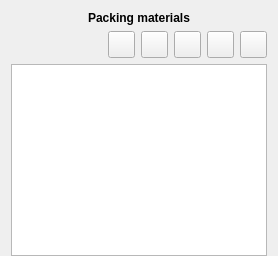
          <widget class="QWidget" name="tab_4">
           <attribute name="title">
            <string/>
           </attribute>
           <attribute name="toolTip">
            <string>Packing materials</string>
           </attribute>
           <layout class="QGridLayout" name="gridLayout_14">
            <property name="bottomMargin">
             <number>0</number>
            </property>
            <item row="0" column="0">
             <layout class="QGridLayout" name="gridLayout_12">
              <item row="1" column="5">
               <widget class="QPushButton" name="add_pm">
                <property name="minimumSize">
                 <size>
                  <width>27</width>
                  <height>27</height>
                 </size>
                </property>
                <property name="maximumSize">
                 <size>
                  <width>27</width>
                  <height>27</height>
                 </size>
                </property>
                <property name="font">
                 <font>
                  <family>Ubuntu</family>
                  <weight>75</weight>
                  <italic>false</italic>
                  <bold>true</bold>
                 </font>
                </property>
                <property name="text">
                 <string/>
                </property>
                <property name="iconSize">
                 <size>
                  <width>20</width>
                  <height>20</height>
                 </size>
                </property>
               </widget>
              </item>
              <item row="1" column="4">
               <widget class="QPushButton" name="delete_pm">
                <property name="minimumSize">
                 <size>
                  <width>27</width>
                  <height>27</height>
                 </size>
                </property>
                <property name="maximumSize">
                 <size>
                  <width>27</width>
                  <height>27</height>
                 </size>
                </property>
                <property name="text">
                 <string/>
                </property>
                <property name="iconSize">
                 <size>
                  <width>20</width>
                  <height>20</height>
                 </size>
                </property>
               </widget>
              </item>
              <item row="2" column="0" colspan="6">
               <widget class="QListWidget" name="pm_list">
                <property name="font">
                 <font>
                  <family>Ubuntu</family>
                  <weight>75</weight>
                  <italic>false</italic>
                  <bold>true</bold>
                 </font>
                </property>
                <property name="verticalScrollMode">
                 <enum>QAbstractItemView::ScrollPerPixel</enum>
                </property>
                <property name="horizontalScrollMode">
                 <enum>QAbstractItemView::ScrollPerPixel</enum>
                </property>
                <property name="spacing">
                 <number>6</number>
                </property>
                <property name="sortingEnabled">
                 <bool>true</bool>
                </property>
               </widget>
              </item>
              <item row="0" column="0" colspan="6">
               <widget class="QLabel" name="pm_label">
                <property name="font">
                 <font>
                  <weight>75</weight>
                  <italic>false</italic>
                  <bold>true</bold>
                 </font>
                </property>
                <property name="text">
                 <string>Packing materials</string>
                </property>
                <property name="alignment">
                 <set>Qt::AlignCenter</set>
                </property>
               </widget>
              </item>
              <item row="1" column="1">
               <widget class="QPushButton" name="add_pm_input">
                <property name="minimumSize">
                 <size>
                  <width>27</width>
                  <height>27</height>
                 </size>
                </property>
                <property name="maximumSize">
                 <size>
                  <width>27</width>
                  <height>27</height>
                 </size>
                </property>
                <property name="text">
                 <string/>
                </property>
                <property name="iconSize">
                 <size>
                  <width>20</width>
                  <height>20</height>
                 </size>
                </property>
               </widget>
              </item>
              <item row="1" column="0">
               <widget class="QLabel" name="packing_materials_count">
                <property name="font">
                 <font>
                  <italic>false</italic>
                 </font>
                </property>
                <property name="text">
                 <string/>
                </property>
                <property name="alignment">
                 <set>Qt::AlignLeading|Qt::AlignLeft|Qt::AlignVCenter</set>
                </property>
               </widget>
              </item>
              <item row="1" column="3">
               <widget class="QPushButton" name="edit_pm">
                <property name="minimumSize">
                 <size>
                  <width>27</width>
                  <height>27</height>
                 </size>
                </property>
                <property name="maximumSize">
                 <size>
                  <width>27</width>
                  <height>27</height>
                 </size>
                </property>
                <property name="text">
                 <string/>
                </property>
                <property name="iconSize">
                 <size>
                  <width>20</width>
                  <height>20</height>
                 </size>
                </property>
               </widget>
              </item>
              <item row="1" column="2">
               <widget class="QPushButton" name="add_pm_output">
                <property name="minimumSize">
                 <size>
                  <width>27</width>
                  <height>27</height>
                 </size>
                </property>
                <property name="maximumSize">
                 <size>
                  <width>27</width>
                  <height>27</height>
                 </size>
                </property>
                <property name="text">
                 <string/>
                </property>
                <property name="iconSize">
                 <size>
                  <width>20</width>
                  <height>20</height>
                 </size>
                </property>
               </widget>
              </item>
             </layout>
            </item>
           </layout>
          </widget>
